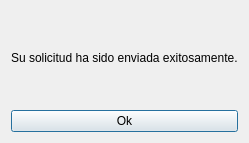
<?xml version="1.0" encoding="UTF-8"?>
<ui version="4.0">
 <class>DialogSolicitud</class>
 <widget class="QDialog" name="DialogSolicitud">
  <property name="geometry">
   <rect>
    <x>0</x>
    <y>0</y>
    <width>227</width>
    <height>143</height>
   </rect>
  </property>
  <property name="windowTitle">
   <string>Solicitud Enviada</string>
  </property>
  <layout class="QVBoxLayout" name="verticalLayout">
   <item>
    <layout class="QVBoxLayout" name="verticalLayout_2">
     <item>
      <widget class="QLabel" name="label">
       <property name="text">
        <string>Su solicitud ha sido enviada exitosamente.</string>
       </property>
      </widget>
     </item>
     <item>
      <widget class="QPushButton" name="pushButton">
       <property name="text">
        <string>Ok</string>
       </property>
      </widget>
     </item>
    </layout>
   </item>
  </layout>
 </widget>
 <resources/>
 <connections>
  <connection>
   <sender>pushButton</sender>
   <signal>clicked()</signal>
   <receiver>DialogSolicitud</receiver>
   <slot>close()</slot>
   <hints>
    <hint type="sourcelabel">
     <x>71</x>
     <y>124</y>
    </hint>
    <hint type="destinationlabel">
     <x>5</x>
     <y>124</y>
    </hint>
   </hints>
  </connection>
 </connections>
</ui>
